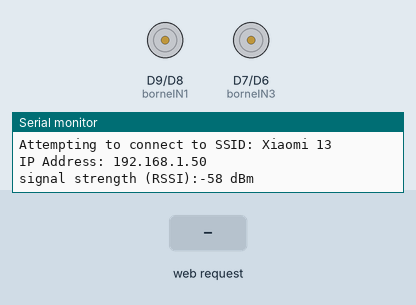
Simulated run of this sketch. Board: Arduino Uno R4 WiFi. Parts: motor-driver pin pairs drawn as motors (green arrow = first pin HIGH = forward, orange = second pin HIGH = backward, longer = more drive, scaled by the enable pin), the last lines printed to the serial monitor. The inputs (shaded band) are chosen by the test bench. WiFi joins after 1.5 s; servers stay silent unless stated.

Above: at 12.7 s.
12.8 s: HTTP request GET /avancer received
At 13.7 s:
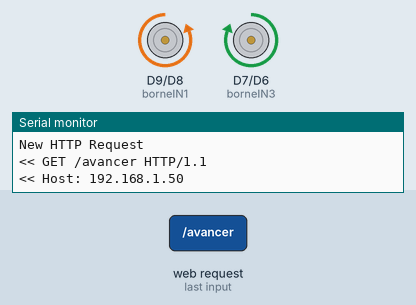
14.3 s: HTTP request GET /reculer received
At 14.9 s:
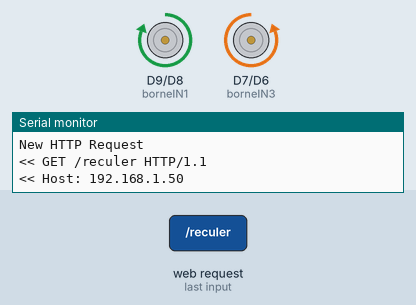
15.8 s: HTTP request GET /stop received
At 17.2 s:
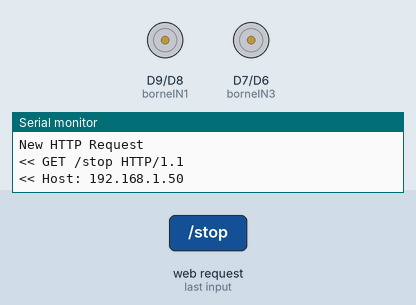
Timing chart, 0 to 18.8 s (numbered marks = the images above; inputs shaded):
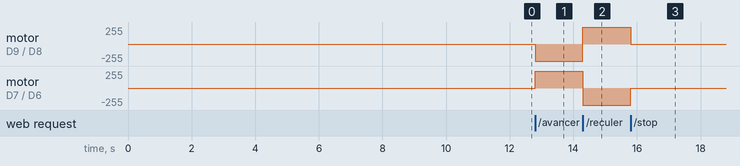

Measured:
- after the input at 12.8 s, motor on D9 (borneIN1) / D8 (borneIN2): stopped → backward 255/255 at once; motor on D7 (borneIN3) / D6 (borneIN4): stopped → forward 255/255 at once
- after the input at 14.3 s, motor on D9 (borneIN1) / D8 (borneIN2): backward 255/255 → forward 255/255 at once; motor on D7 (borneIN3) / D6 (borneIN4): forward 255/255 → backward 255/255 at once
- after the input at 15.8 s, motor on D9 (borneIN1) / D8 (borneIN2): forward 255/255 → stopped at once; motor on D7 (borneIN3) / D6 (borneIN4): backward 255/255 → stopped at once

The sketch:

wifi_rgb_lrd.ino
```cpp
/*
 * Ce code Arduino a été développé par newbiely.fr
 * Ce code Arduino est mis à disposition du public sans aucune restriction.
 * Pour des instructions complètes et des schémas de câblage, veuillez visiter:
 * https://newbiely.fr/tutorials/arduino/arduino-uno-r4-wifi-controls-led-via-web
*/

#include <WiFiS3.h>

#define borneENA 10       // On associe la borne "ENA" du L298N à la pin D10 de l'arduino
#define borneIN1 9        // On associe la borne "IN1" du L298N à la pin D9 de l'arduino
#define borneIN2 8        // On associe la borne "IN2" du L298N à la pin D8 de l'arduino
#define borneIN3 7        // On associe la borne "IN3" du L298N à la pin D7 de l'arduino
#define borneIN4 6        // On associe la borne "IN4" du L298N à la pin D6 de l'arduino
#define borneENB 5        // On associe la borne "ENB" du L298N à la pin D5 de l'arduino
#define Broche_Echo 3     // Broche Echo du HC-SR04 sur D7 //
#define Broche_Trigger 4  // Broche Trigger du HC-SR04 sur D8 //

// const int redPin = 7; // R petal on RGB LED module connected to digital pin 11
// const int greenPin = 6; // G petal on RGB LED module connected to digital pin 9
// const int bluePin = 5; // B petal on RGB LED module connected to digital pin 10
// const int alim = 8; // B petal on RGB LED module connected to digital pin 10

const char ssid[] = "Xiaomi 13";  // change your network SSID (name)
const char pass[] = "zizou5798";  // change your network password (use for WPA, or use as key for WEP)

int status = WL_IDLE_STATUS;

WiFiServer server(80);

void setup() {
  //Initialize serial and wait for port to open:
  Serial.begin(9600);

  // Configuration de toutes les pins de l'Arduino en "sortie" (car elles attaquent les entrées du module L298N)
  pinMode(borneENA, OUTPUT);
  pinMode(borneIN1, OUTPUT);
  pinMode(borneIN2, OUTPUT);
  pinMode(borneIN3, OUTPUT);
  pinMode(borneIN4, OUTPUT);
  pinMode(borneENB, OUTPUT);

  // Configuration de toutes les pins pour le capteur de distance
  pinMode(Broche_Trigger, OUTPUT);  // Broche Trigger en sortie //
  pinMode(Broche_Echo, INPUT);      // Broche Echo en entree //
  // pinMode(redPin, OUTPUT); // sets the redPin to be an output
  // pinMode(greenPin, OUTPUT); // sets the greenPin to be an output
  // pinMode(bluePin, OUTPUT); // sets the bluePin to be an output
  // pinMode(alim, OUTPUT); // sets the alim to be an output

  String fv = WiFi.firmwareVersion();
  if (fv < WIFI_FIRMWARE_LATEST_VERSION) {
    Serial.println("Please upgrade the firmware");
  }

  // attempt to connect to WiFi network:
  while (status != WL_CONNECTED) {
    Serial.print("Attempting to connect to SSID: ");
    Serial.println(ssid);
    // Connect to WPA/WPA2 network. Change this line if using open or WEP network:
    status = WiFi.begin(ssid, pass);

    // wait 10 seconds for connection:
    delay(10000);
  }
  server.begin();
  // you're connected now, so print out the status:
  printWifiStatus();
}

void loop() {
  // listen for incoming clients
  WiFiClient client = server.available();
  if (client) {
    // read the first line of HTTP request header
    String HTTP_req = "";
    while (client.connected()) {
      if (client.available()) {
        Serial.println("New HTTP Request");
        HTTP_req = client.readStringUntil('\n');  // read the first line of HTTP request
        Serial.print("<< ");
        Serial.println(HTTP_req);  // print HTTP request to Serial Monitor
        break;
      }
    }

    // read the remaining lines of HTTP request header
    while (client.connected()) {
      if (client.available()) {
        String HTTP_header = client.readStringUntil('\n');  // read the header line of HTTP request

        if (HTTP_header.equals("\r"))  // the end of HTTP request
          break;

        Serial.print("<< ");
        Serial.println(HTTP_header);  // print HTTP request to Serial Monitor
      }
    }

    if (HTTP_req.indexOf("GET") == 0) {           // check if request method is GET
                                                  // expected header is one of the following:
                                                  // - GET led1/on
                                                  // - GET led1/off
      if (HTTP_req.indexOf("led1/rouge") > -1) {  // check the path
                                                  // digitalWrite(alim, HIGH);
        // color(255, 0, 0); // turn the RGB LED red                  // turn off LED
        Serial.println("Turned LED red");
        delay(1000);
        // digitalWrite(alim, LOW);

      } else if (HTTP_req.indexOf("avancer") > -1) {  // check the path
        avancer();

      } else if (HTTP_req.indexOf("reculer") > -1) {  // check the path
        reculer();
      }else if (HTTP_req.indexOf("stop") > -1) {  // check the path
        stop(2000);
      } else if (HTTP_req.indexOf("led1/vert") > -1) {  // check the path
                                                        // digitalWrite(alim, HIGH);
        // color(0,255, 0); // turn the RGB LED green
        Serial.println("Turned LED green");
      } else if (HTTP_req.indexOf("led1/bleu") > -1) {  // check the path
                                                        // digitalWrite(alim, HIGH);
        // color(0, 0, 255); // turn the RGB LED blue
        Serial.println("Turned LED blue");
      } else {
        Serial.println("No command");
      }
    }

    // send the HTTP response
    // send the HTTP response header
    client.println("HTTP/1.1 200 OK");
    client.println("Content-Type: text/html");
    client.println("Connection: close");  // the connection will be closed after completion of the response
    client.println();                     // the separator between HTTP header and body
    // send the HTTP response body
    client.println("<!DOCTYPE HTML>");
    client.println("<html>");
    client.println("<head>");
    client.println("<link rel=\"icon\" href=\"data:,\">");
    client.println("</head>");
    client.println("<a href=\"/led1/rouge\">LED ROUGE</a>");
    client.println("<br><br>");
    client.println("<a href=\"/led1/vert\">LED VERT</a>");
    client.println("<br><br>");
    client.println("<a href=\"/led1/bleu\">LED BLEU</a>");
    client.println("<br><br>");
    client.println("<a href=\"/avancer\">AVANCER</a>");
    client.println("<br><br>");
    client.println("<a href=\"/reculer\">RECULER</a>");
    client.println("<br><br>");
    client.println("<a href=\"/stop\">STOP</a>");
    client.println("</html>");
    client.flush();

    // give the web browser time to receive the data
    delay(10);

    // close the connection:
    client.stop();
  }
}

void printWifiStatus() {
  // print your board's IP address:
  Serial.print("IP Address: ");
  Serial.println(WiFi.localIP());

  // print the received signal strength:
  Serial.print("signal strength (RSSI):");
  Serial.print(WiFi.RSSI());
  Serial.println(" dBm");
}

// void color (unsigned char red, unsigned char green, unsigned char blue) // the color generating function
// {
//   analogWrite(redPin, red);
//   analogWrite(bluePin, blue);
//   analogWrite(greenPin, green);
// }

void lancerRotationMoteurPontA() {
  digitalWrite(borneENA, HIGH);  // Active l'alimentation du moteur 1S
  // delay(2000);                        // et attend 2 secondes

  // digitalWrite(borneENA, LOW);        // Désactive l'alimentation du moteur 1
  // delay(1000);                        // et attend 1 seconde
}

void lancerRotationMoteurPontB() {
  digitalWrite(borneENB, HIGH);  // Active l'alimentation du moteur 1
  // delay(2000);                        // et attend 2 secondes

  // digitalWrite(borneENB, LOW);        // Désactive l'alimentation du moteur 1
  // delay(1000);                        // et attend 1 seconde
}

void reculer() {
  digitalWrite(borneIN1, HIGH);
  digitalWrite(borneIN2, LOW);

  digitalWrite(borneIN3, LOW);
  digitalWrite(borneIN4, HIGH);
  lancerRotationMoteurPontA();
  lancerRotationMoteurPontB();
}

void avancer() {
  digitalWrite(borneIN1, LOW);
  digitalWrite(borneIN2, HIGH);

  digitalWrite(borneIN3, HIGH);
  digitalWrite(borneIN4, LOW);
  lancerRotationMoteurPontA();
  lancerRotationMoteurPontB();
}

// Fonction qui arrête la voiture pendant x temps
void stop(int Timer) {
  digitalWrite(borneENA, LOW);
  digitalWrite(borneENB, LOW);

  delay(Timer);
}
```
